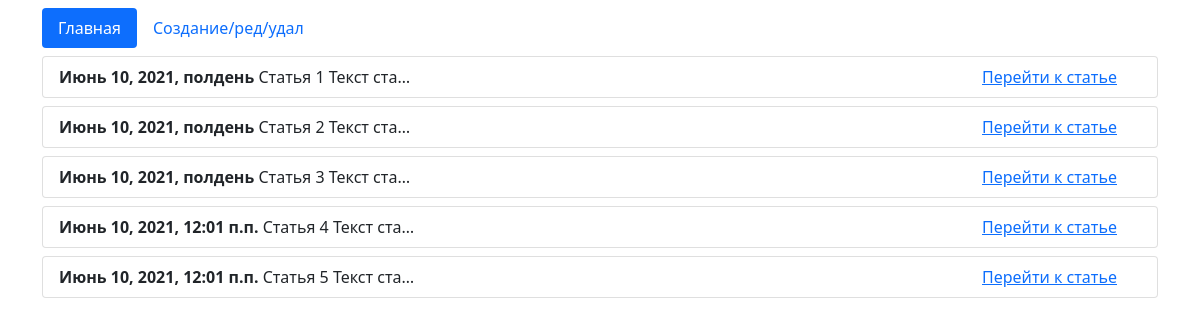
The page / on the database its author committed.
### core/models.py (models this page shows, shortened)
class Articles(models.Model):
    create_date = models.DateTimeField(auto_now=True, verbose_name='Дата Создания')
    name = models.CharField(max_length=50, verbose_name='Название')
    text = models.TextField(verbose_name='Текст Статьи')
    class Meta:
        verbose_name = 'Статья'
        verbose_name_plural = 'Статьи'

### core/views.py (the view)
# urls.py: path('', views.HomeListView.as_view(), name='home'),
class HomeListView(ListView): ## Работает с моделью, "name" отправляет в шаблон
    model = Articles
    template_name = "core/home.html"
    context_object_name = "name"

### core/templates/core/home.html (shortened to what this page needs)
<!DOCTYPE html>
<html lang="ru">
<head>
    <link href="https://cdn.jsdelivr.net/npm/bootstrap@5.0.1/dist/css/bootstrap.min.css" rel="stylesheet"
>
</head>
<body>
<div class="container-sm mt-2">
    <ul class="nav nav-pills">
        <li class="nav-item">
            <a class="nav-link active" aria-current="page" href="#">Главная</a>
        </li>
        <li class="nav-item">
            <a class="nav-link" href="#">Создание/ред/удал</a>
        </li>
    </ul>
    {% block content %}
    {% for i in name %}
    <ul class="list-group mt-2">
        <li class="list-group-item">
            <b>{{i.create_date}}</b>
            <span>{{i.name}}</span>
            <span>{{i.text | truncatechars:"10"}}</span>
            <span class="float-end me-4"><a href="detail/{{i.id}}">Перейти к статье</a></span>
        </li>
    </ul>
    {% endfor %}
    {% endblock %}
</div>
</body>
</html>

### rows shown on the page
Articles: create_date "Июнь 10, 2021, полдень", name "Статья 1", text "Текст ста…"
Articles: create_date "Июнь 10, 2021, полдень", name "Статья 2", text "Текст ста…"
Articles: create_date "Июнь 10, 2021, полдень", name "Статья 3", text "Текст ста…"
Articles: create_date "Июнь 10, 2021, 12:01 п.п.", name "Статья 4", text "Текст ста…"
Articles: create_date "Июнь 10, 2021, 12:01 п.п.", name "Статья 5", text "Текст ста…"
